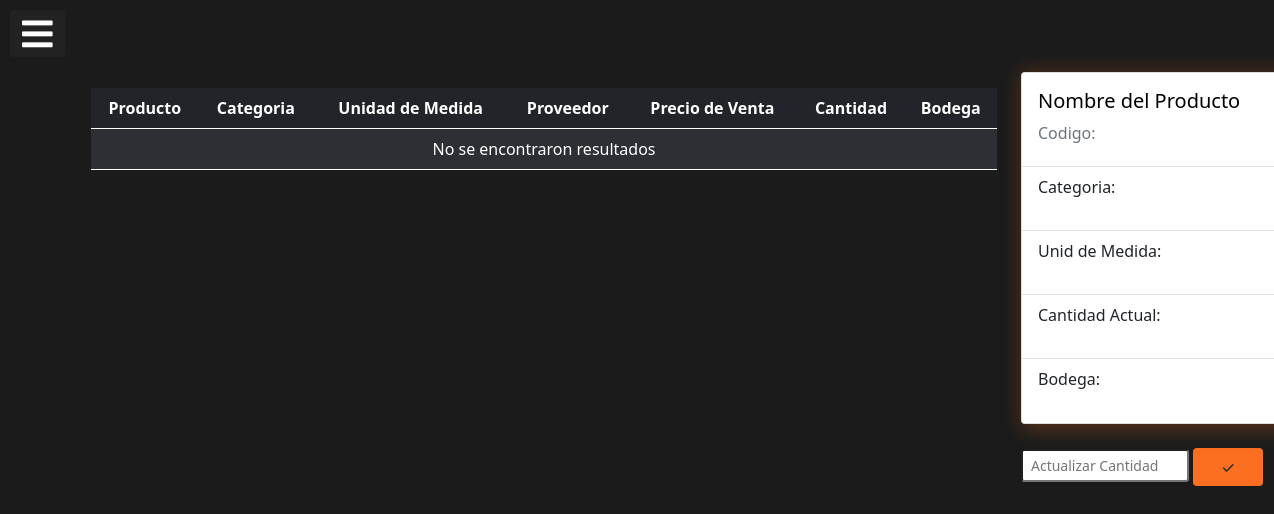
The page /inventario/cantidadProducto/ (signed in) on the database as committed earlier.
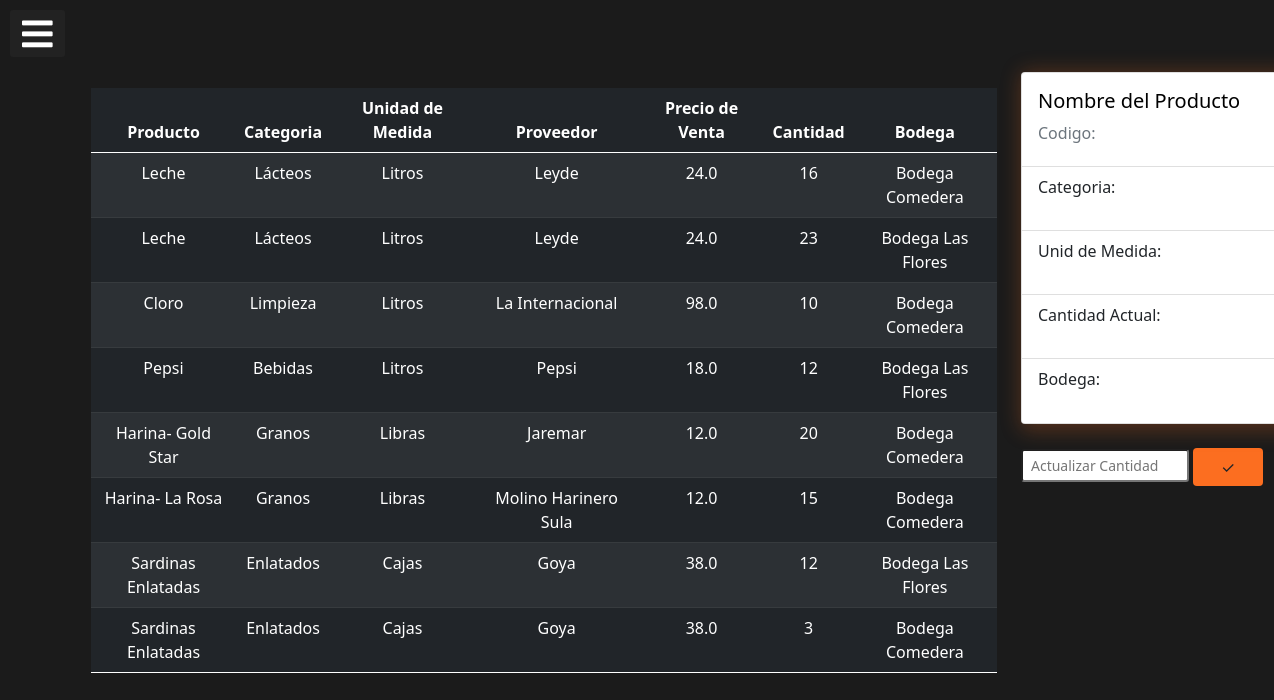
The same page on the database as committed later.
### app_inventarioBodega/models.py (models this page shows, shortened)
class Inventarios_Bodega(models.Model):
    bodega = models.ForeignKey(Bodega, on_delete=models.CASCADE)
    producto = models.ForeignKey(Producto, on_delete=models.CASCADE)
    stock = models.IntegerField()

class Producto(models.Model):
    CATEGORIAS = (
        ('1', 'Lácteos'),
        ('2', 'Carnes'),
        ('3', 'Bebidas'),
        ('4', 'Limpieza'),
        ('5', 'Abarrotes'),
        ('6', 'Enlatados'),
        ('7', 'Granos'),
        ('8', 'Dulces'),
        ('9', 'Otros'),
    )
    MEDIDAS = (
        ('1', 'Libras'),
        ('2', 'Kilos'),
        ('3', 'Cajas'),
        ('4', 'Docena'),
        ('5', 'Media docena'),
        ('6', 'Quintal'),
        ('7', 'Litros'),
        ('8', 'Galon'),
    )
    nombre = models.CharField(max_length=30)
    categoria = models.CharField(max_length=1, choices=CATEGORIAS, default='1')
    unidades_medidas = models.CharField(max_length=1, choices=MEDIDAS, default='1')
    proveedor = models.CharField(max_length=25, null=True, blank=True)
    precio = models.FloatField()
    ordenCompra = models.CharField(max_length=10)

class Bodega(models.Model):
    nombre = models.CharField(max_length=30)
    direccion = models.TextField()
    encargado = models.ForeignKey(Empleado, on_delete=models.CASCADE)
    def __str__(self):
        return self.nombre

### app_inventarioBodega/views.py (the view)
# urls.py: path('cantidadProducto/',views.cantidadProducto, name="cantidadProducto"),
@login_required()
def cantidadProducto(request):
    inventario = Inventarios_Bodega.objects.all()
    productos = Producto.objects.all()
    ctx ={
        'productos': productos,
        'bodega': Bodega.objects.all(),
        'inv' : inventario
    }
    return render(request, 'bodega/cantidadProducto.html', ctx)

### app_inventarioBodega/templates/bodega/cantidadProducto.html (shortened to what this page needs)
{% extends 'base.html' %}
{% block container %}
    <div class="row">
        <div class="col-10">
            <table class="table table-hover table-dark table-striped">
                <thead>
                    <tr>
                        <th class="text-center">Producto</th>
                        <th class="text-center">Categoria</th>
                        <th class="text-center">Unidad de Medida</th>
                        <th class="text-center">Proveedor</th>
                        <th class="text-center">Precio de Venta</th>
                        <th class="text-center">Cantidad</th>
                        <th class="text-center">Bodega</th>
                    </tr>
                </thead>
                <tbody>
                    {% for im in inv %}
                        <tr data-href="{% url 'inventario:actualizarProducto' im.producto.id im.bodega.id %}" style="cursor: pointer;">
                            <td class="text-center">{{im.producto.nombre}}</td>
                            <td class="text-center">{{im.producto.get_categoria_display}}</td>
                            <td class="text-center">{{im.producto.get_unidades_medidas_display}}</td>
                            <td class="text-center">{{im.producto.proveedor}}</td>
                            <td class="text-center">{{im.producto.precio}}</td>
                            <td class="text-center">{{im.stock}}</td>
                            <td class="text-center">{{im.bodega}}</td>
                        </tr>
                    {% empty %}
                        <tr>
                            <td  class="text-center" colspan="10" class="text-danger text-center">No se encontraron resultados</td>
                        </tr>
                    {% endfor %}
                </tbody>
            </table>
        </div>
        <div class="col-2">
        {% if p %}
            <form action="{% url 'inventario:actualizarProducto' i.producto.id i.bodega.id %}" method="post">
        {% else %}
            <form action="" method="post">
        {% endif %}
                <div class="card mb-4" style="width: 17.5rem; box-shadow: 3px 3px 20px 4px rgba(252,110,32,0.25);margin-right: 3px;height: 22rem;">
                    <div class="card-body">
                        {% if p %}
                            <h5 class="card-title" style="color: black;">{{p.nombre}}</h5>
                        {% else %}
                        <h5 class="card-title" style="color: black;">Nombre del Producto</h5>
                        {% endif %}
                        <p id="id_producto" name="id_producto" value="{{p.id}}" class="card-text text-secondary">
                            Codigo: <strong>{{p.id}}</strong>
                        </p>
                    </div>
                    <ul class="list-group list-group-flush">
                        <li value="{{p.categoria}}" class="list-group-item" style="height:4rem;">Categoria:<strong> {{p.get_categoria_display}}</strong></li>
                        <li value="{{p.unidades_medidas}}" class="list-group-item" style="height:4rem;">Unid de Medida:<strong> {{p.get_unidades_medidas_display}}</strong></li>
                        <li value="{{i.stock}}" id="cantidad" name="cantidad" class="list-group-item" style="height:4rem;">Cantidad Actual:<strong> {{i.stock}}</strong></li>
                        <li value="{{i.bodega}}" id="cantidad" name="cantidad" class="list-group-item" style="height:4rem;">Bodega:<strong> {{i.bodega}}</strong></li>
                    </ul>
                </div>
                <div style="width: 17.5rem; height: 10rem;margin-top: 20px;">
                        <input class="form-control-sm" style="width: 60%;" type="number" name="cantidad" id="cantidad" placeholder="Actualizar Cantidad">
                        <button class="btn btn-actualizar col-3" style="background-color: #FC6E20;">✓</button>
                </div>
            </form>
        </div>
    </div>
{% endblock %}

Rows that differ between the two databases and show on the page:
added Inventarios_Bodega: producto.nombre "Leche", producto.categoria "Lácteos", producto.unidades_medidas "Litros", producto.proveedor "Leyde", producto.precio "24.0", stock "16", bodega "Bodega Comedera"
added Inventarios_Bodega: producto.nombre "Leche", producto.categoria "Lácteos", producto.unidades_medidas "Litros", producto.proveedor "Leyde", producto.precio "24.0", stock "23", bodega "Bodega Las Flores"
added Inventarios_Bodega: producto.nombre "Cloro", producto.categoria "Limpieza", producto.unidades_medidas "Litros", producto.proveedor "La Internacional", producto.precio "98.0", stock "10", bodega "Bodega Comedera"
added Inventarios_Bodega: producto.nombre "Pepsi", producto.categoria "Bebidas", producto.unidades_medidas "Litros", producto.proveedor "Pepsi", producto.precio "18.0", stock "12", bodega "Bodega Las Flores"
added Inventarios_Bodega: producto.nombre "Harina- Gold Star", producto.categoria "Granos", producto.unidades_medidas "Libras", producto.proveedor "Jaremar", producto.precio "12.0", stock "20", bodega "Bodega Comedera"
added Inventarios_Bodega: producto.nombre "Harina- La Rosa", producto.categoria "Granos", producto.unidades_medidas "Libras", producto.proveedor "Molino Harinero Sula", producto.precio "12.0", stock "15", bodega "Bodega Comedera"
added Inventarios_Bodega: producto.nombre "Sardinas Enlatadas", producto.categoria "Enlatados", producto.unidades_medidas "Cajas", producto.proveedor "Goya", producto.precio "38.0", stock "12", bodega "Bodega Las Flores"
added Inventarios_Bodega: producto.nombre "Sardinas Enlatadas", producto.categoria "Enlatados", producto.unidades_medidas "Cajas", producto.proveedor "Goya", producto.precio "38.0", stock "3", bodega "Bodega Comedera"
Other text that changed with them:
text no longer shown: "No se encontraron resultados"
